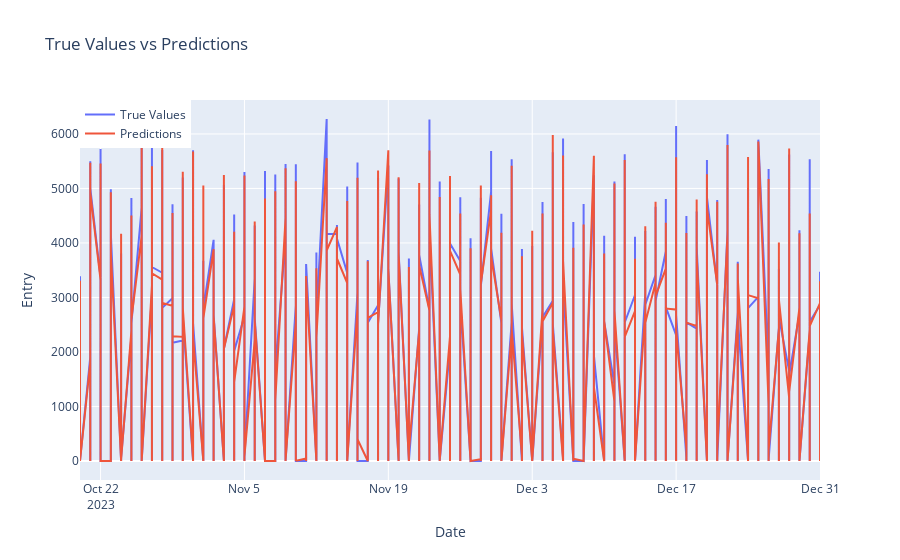

The notebook cell this image was saved under:
### Code cell
# Plot the results using Plotly
fig = go.Figure()

fig.add_trace(go.Scatter(x=test_dates, y=y_test.flatten(), mode='lines', name='True Values'))
fig.add_trace(go.Scatter(x=test_dates, y=predictions.flatten(), mode='lines', name='Predictions'))

fig.update_layout(title='True Values vs Predictions',
                  xaxis_title='Date',
                  yaxis_title='Entry',
                  legend=dict(x=0, y=1))

fig.show()

### Figure 1 — Plotly figure (JSON) as saved in the notebook; plotly's stock layout.template omitted (floating-point values rounded to 4 significant figures; data arrays with more than 128 entries replaced by an {"elided": "..."} marker saying what was removed)
{"data": [{"mode": "lines", "name": "True Values", "type": "scatter", "x": {"elided": "1742 str values"}, "y": {"elided": "1742 float values"}}, {"mode": "lines", "name": "Predictions", "type": "scatter", "x": {"elided": "1742 str values"}, "y": {"elided": "1742 float values"}}], "layout": {"legend": {"x": 0, "y": 1}, "title": {"text": "True Values vs Predictions"}, "xaxis": {"title": {"text": "Date"}}, "yaxis": {"title": {"text": "Entry"}}}}
